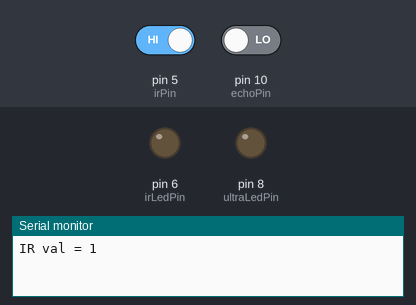
A sketch run on a simulated Arduino Uno, built with avr-gcc and run on an emulated ATmega328P. Parts: output pins drawn as LEDs (lit = HIGH), the last lines printed to the serial monitor. The test bench sets the inputs (shaded band); at power-on: pin 5 (irPin) HIGH, pin 10 (echoPin) LOW. Pins used as bus, display or sensor lines are not drawn.

Above: at 0.1 s.
At 1.3 s:
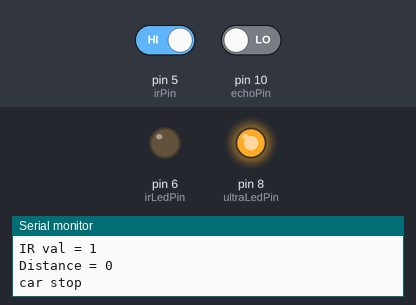
Timing chart, 0 to 2.8 s (numbered marks = the images above):
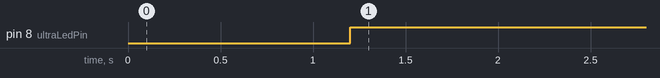

Measured:
- by itself, pin 8 (ultraLedPin): LOW → HIGH at 1.2 s

The sketch:

15_ultrasonic-and-ir.ino
```cpp
//ultrasonic is  used to measure the distance between sensor and the object
//IR sensor is used to detect if there is any object in front of you

const int trigPin = 9;
const int echoPin =10;
const int ultraLedPin = 8;

long duration;
int distanceCm;

const int irPin = 5;
const int irLedPin = 6;


void setup() {
  // put your setup code here, to run once:
  pinMode(trigPin,OUTPUT);
  pinMode(echoPin, INPUT );
  pinMode(ultraLedPin, OUTPUT);

  pinMode(irPin, INPUT);
  pinMode(irLedPin, OUTPUT);

  Serial.begin(9600);
}

void loop() {
  // put your main code here, to run repeatedly:
  int IR = digitalRead(5);  //if ir=0 obj detected
  Serial.print("IR val = ");
  Serial.println(IR);

  digitalWrite(trigPin, LOW);
  delay(100);

  //creating pulsewave
  digitalWrite(trigPin, HIGH);
  delay(100);
  digitalWrite(trigPin, LOW);

  duration = pulseIn(echoPin, HIGH);
  distanceCm = duration * 0.034 / 2;
  Serial.print("Distance = ");
  Serial.println(distanceCm);


  if(IR == 0 || distanceCm<20){
    digitalWrite(ultraLedPin, HIGH);
    Serial.println("car stop");
    delay(1000);
  }
  else{
    digitalWrite(ultraLedPin, LOW);
  }

  delay(500);


}
```
